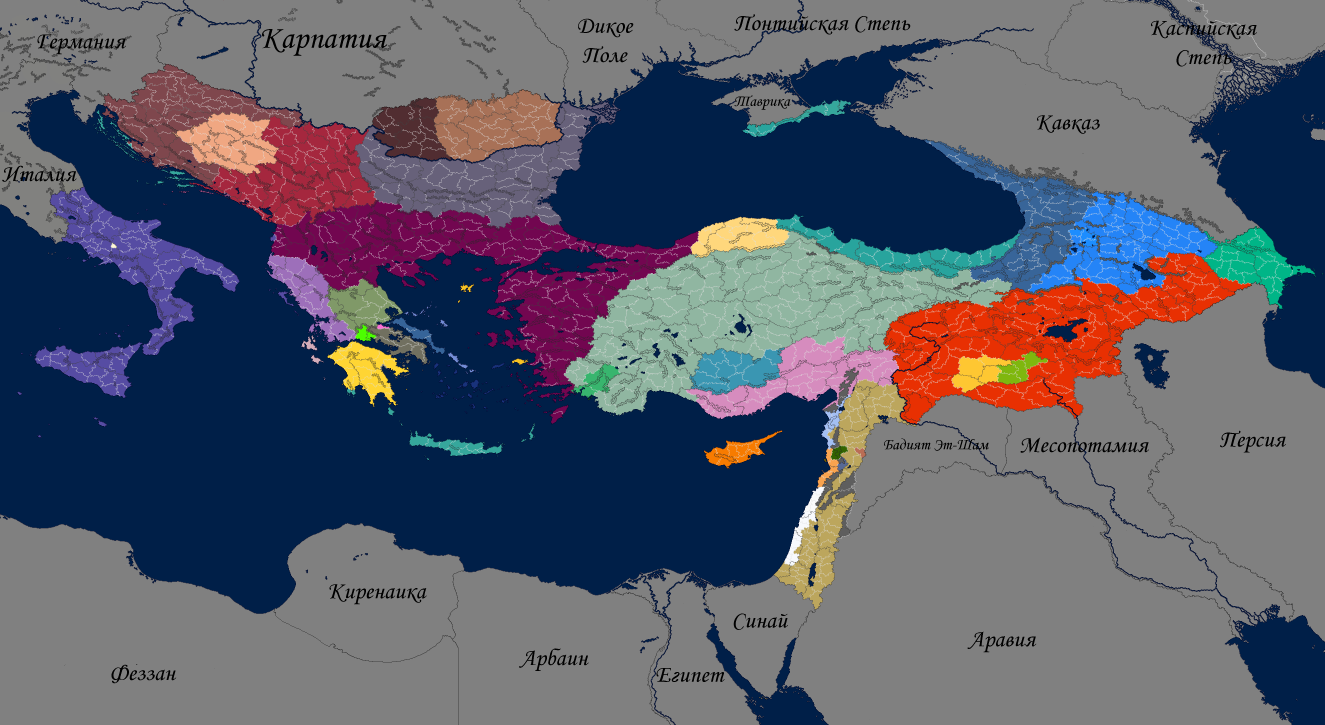
#> input picture source/polychronion1261 - political.png, 5298 x 2899 px (shown at 1/4 size); its folder holds only this picture in this run
$ python watercolor_sicily.py
#> lines starting #> are read from the running program, lines starting #| are printed output that depends on the picture; after the words box and inside, x2 and y2 are one past the last pixel; in counts of white or black regions, pixels touching at a corner belong together
# Акварельный рендер (по скрипту автора watercolor_map_1.py) для участка Сицилия + Калабрия,
# с нашими данными вместо внешней отмывки: высоты tools/terrain/height.png (уже совмещены с картой), реки umap/rivers.npy.
import sys, glob
sys.path.insert(0, '/tmp/claude-0/-home-user/697d9db8-74f0-5c0a-8a74-95666c35c65d/scratchpad/wc')
import numpy as np
from PIL import Image, ImageDraw, ImageFont
from scipy import ndimage as ndi
import wcmap as W
from wcmap import noise, clean_political, paint_mountains, PAPER, INK, SEA, OFFMAP, SEA_SHALLOW, SEA_DEEP, OFFMAP_WASH, MOUNTAIN_TINT
R = '/home/user/polychronion/'
OUT = '/tmp/claude-0/-home-user/697d9db8-74f0-5c0a-8a74-95666c35c65d/scratchpad/wc/'
x0, y0, x1, y1 = 101, 1070, 791, 1611
scale = 2
P = np.asarray(Image.open(sorted(glob.glob(R + 'source/*political*.png'))[0]).convert('RGB'))[y0:y1, x0:x1].copy()
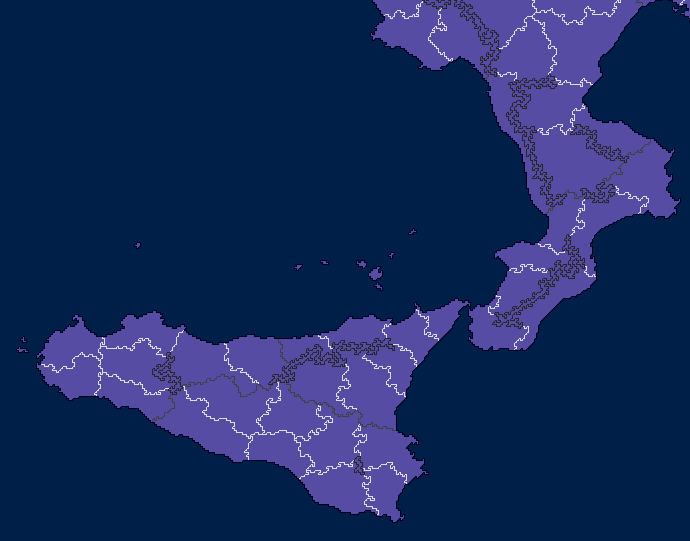
#> P: shape (541, 690, 3); mean R, G, B 21.6, 42.5, 92.9
k = (P[..., 0].astype(int) << 16) | (P[..., 1].astype(int) << 8) | P[..., 2]
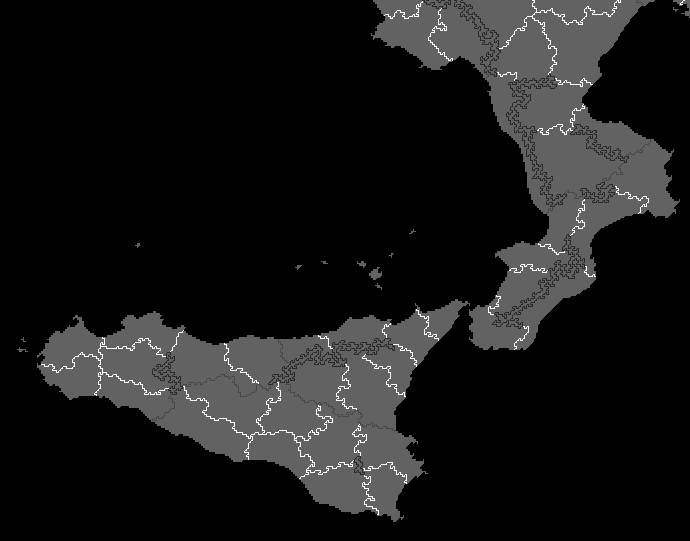
#> k: shape (541, 690) int64; min 32, max 14671839, mean 1425225.1; drawn with min black and max white
# наши цвета -> обозначения скрипта: коричневые хребты = «белые метки гор», контур хребта/границы регионов — линии
brown = np.isin(k, [0x8B5A2B, 0x4A2F1A, 0xFF00FF])
#> brown: shape (541, 690) bool; every value is 0
P[brown] = (223, 223, 223)
P[k == 0x000020] = (0, 31, 72)
#> P: shape (541, 690, 3); 0.95% of pixels changed, all inside (x1, y1, x2, y2) = (16, 0, 690, 523)
hgt = np.asarray(Image.open(R + 'tools/terrain/height.png')).astype(float)[y0:y1, x0:x1]
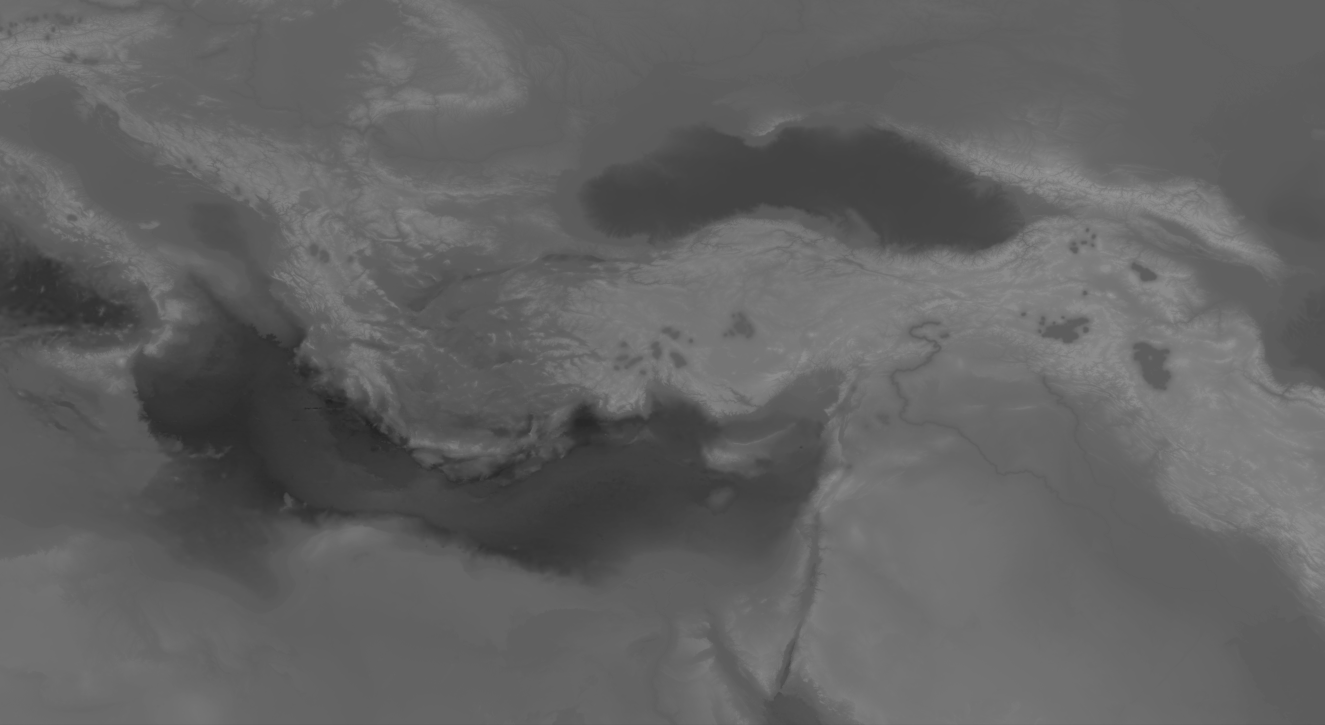
#> input picture tools/terrain/height.png, 5298 x 2899 px, found by its file name (shown at 1/4 size)
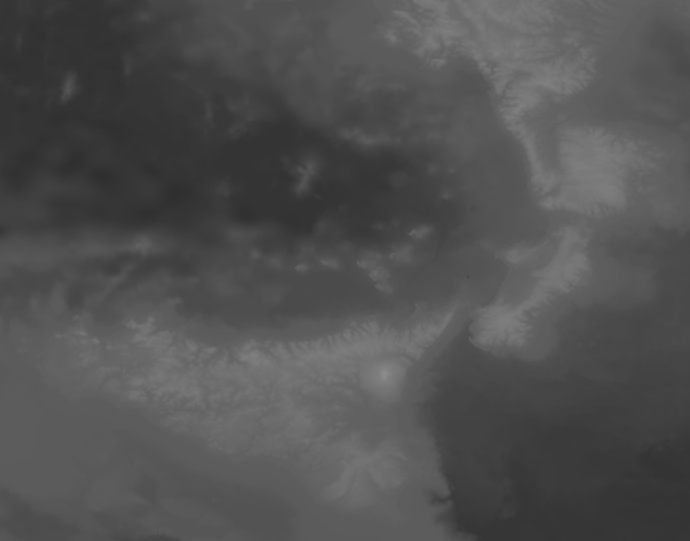
#> hgt: shape (541, 690) float64; min 46, max 139, mean 81.3
#> (the run stopped early here; a loop or call above may not have finished)
